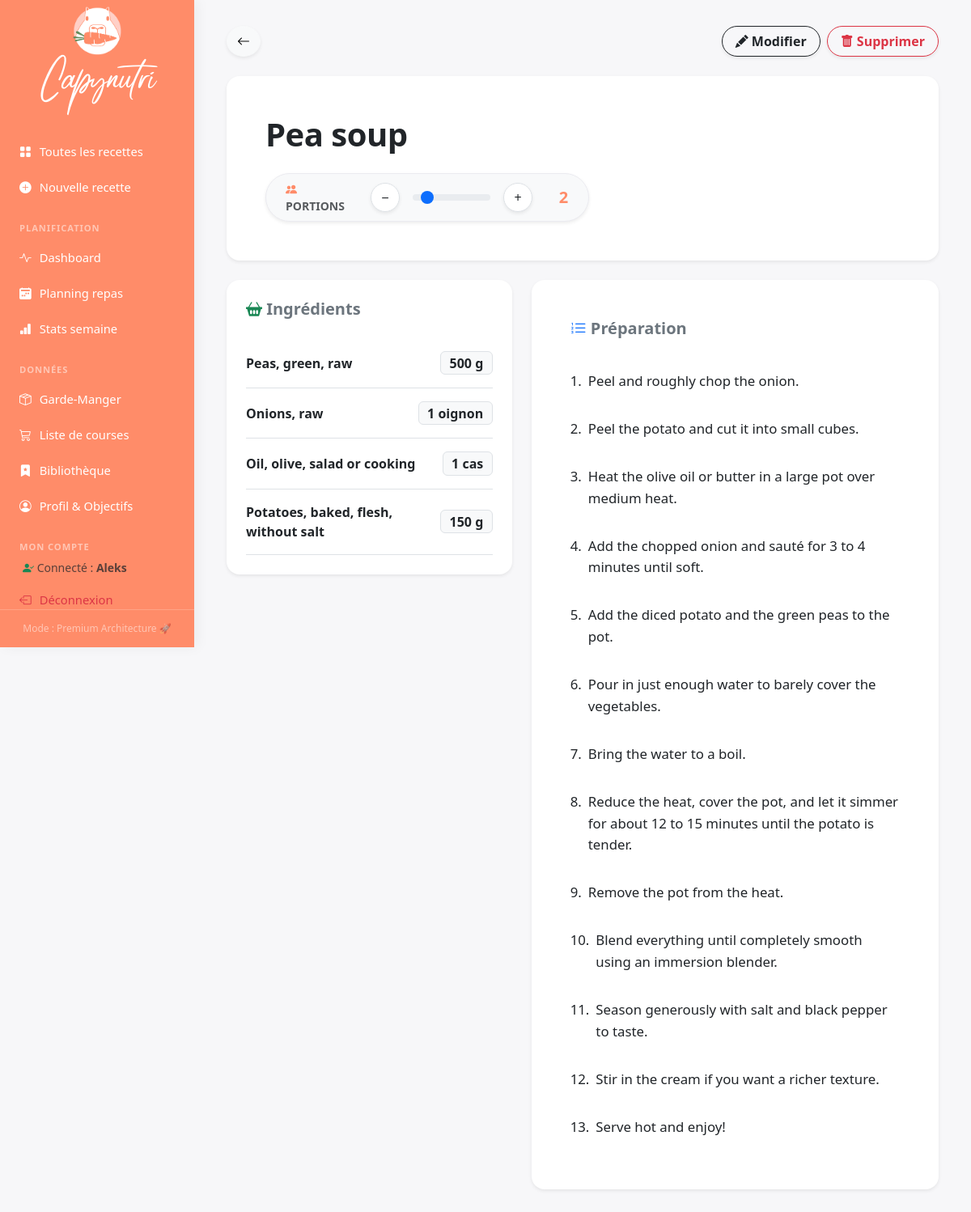
The app's page /recipe/1 (signed in), older data.
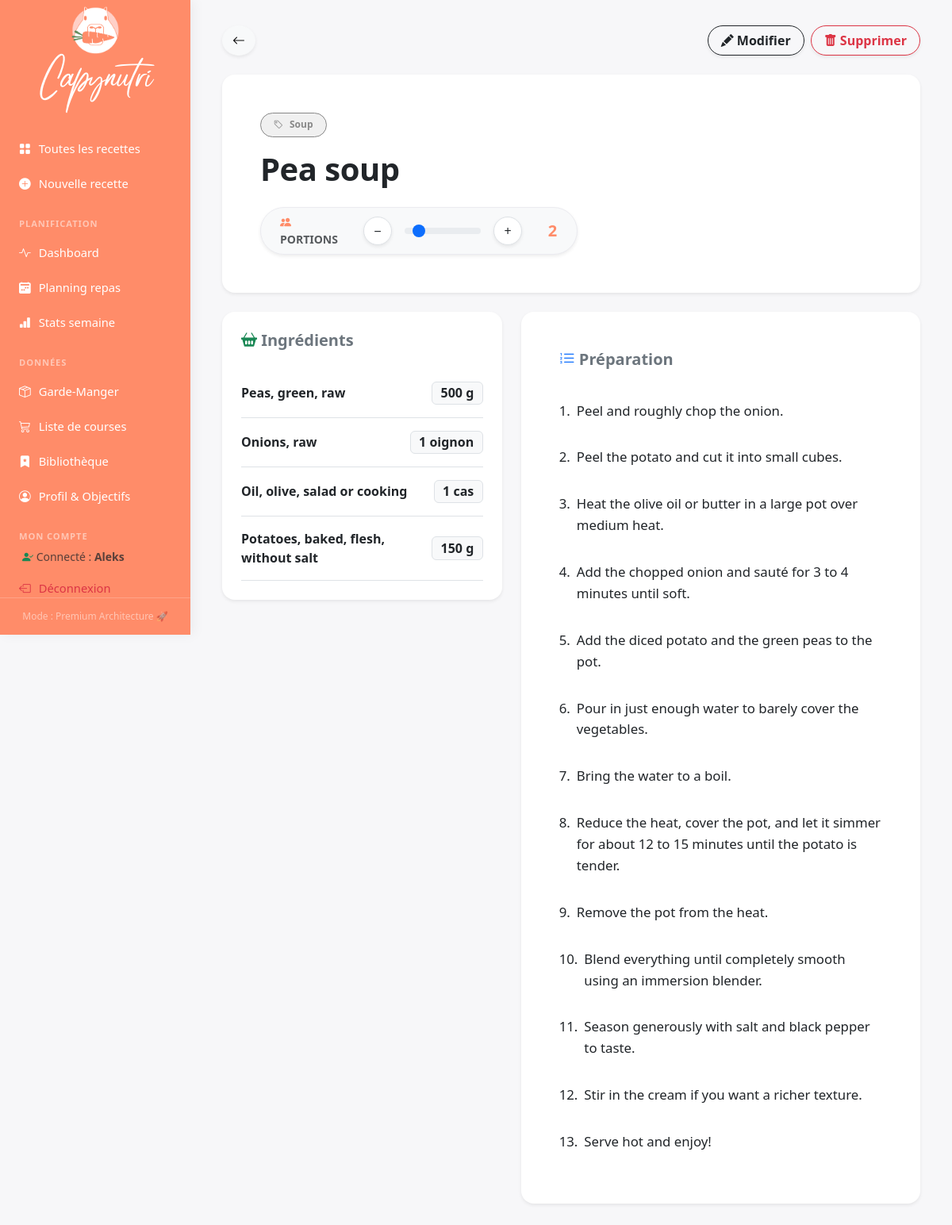
The same page, newer data.
### tables this page shows
CREATE TABLE ingredients (
                id        INTEGER PRIMARY KEY AUTOINCREMENT,
                recipe_id INTEGER NOT NULL REFERENCES recipes(id) ON DELETE CASCADE,
                name      TEXT NOT NULL,
                quantity  REAL NOT NULL,
                unit      TEXT NOT NULL DEFAULT '',
    kcal  REAL,
    protein_g  REAL,
    carbs_g  REAL,
    fat_g  REAL,
    sugars_g  REAL,
    fiber_g  REAL,
    saturated_g  REAL,
    monounsat_g  REAL,
    polyunsat_g  REAL,
    sodium_mg  REAL,
    calcium_mg  REAL,
    iron_mg  REAL,
    potassium_mg  REAL,
    magnesium_mg  REAL,
    zinc_mg  REAL,
    vit_a_mcg  REAL,
    vit_c_mg  REAL,
    vit_d_mcg  REAL,
    vit_b1_mg  REAL,
    vit_b2_mg  REAL,
    vit_b3_mg  REAL,
    vit_b6_mg  REAL,
    vit_b9_mcg  REAL,
    vit_b12_mcg  REAL,
    cholesterol_mg  REAL,
    trans_fat_g  REAL,
    omega3_g  REAL,
    omega6_g  REAL,
    phosphorus_mg  REAL,
    selenium_mcg  REAL,
    copper_mg  REAL,
    manganese_mg  REAL,
    vit_e_mg  REAL,
    vit_k_mcg  REAL,
                _placeholder INTEGER
            , library_id INTEGER REFERENCES ingredient_library(id) ON DELETE SET NULL);

CREATE TABLE tags (
                id    INTEGER PRIMARY KEY AUTOINCREMENT,
                name  TEXT NOT NULL UNIQUE,
                color TEXT DEFAULT '#888888',
                icon  TEXT DEFAULT 'bi-tag'
            );

### routes/recipes.py (the view, shortened to what this page needs)
@recipes_bp.route("/recipe/<int:recipe_id>")
@login_required
def view_recipe(recipe_id):
    recipe = crud.get_recipe(recipe_id)
    if not recipe:
        flash("Recette introuvable.", "error")
        return redirect(url_for("recipes.index"))
    servings = request.args.get("servings", recipe.servings, type=float)
    scale = recipe.scale_factor(servings)
    best_prices = pricing_db.get_best_prices([ingredient.name for ingredient in recipe.ingredients])
    base_cost = 0.0
    for ingredient in recipe.ingredients:
        prices = best_prices.get(normalize_string(ingredient.name))
        ingredient.estimated_cost = 0.0
        ingredient.cheapest_shop = None
        if not prices:
            continue
    cost_per_serving = base_cost / recipe.servings if recipe.servings > 0 else 0
    return render_template(
        "recipe.html",
        recipe=recipe,
        servings=servings,
        scale=scale,
        base_cost=base_cost,
        cost_per_serving=cost_per_serving,
        all_tags=crud.list_tags(),
        shops=pricing_db.get_shops(),
    )

### app.py (called while the page is built)
@login_manager.user_loader
def load_user(user_id):
    return crud.get_user_by_id(int(user_id))

@app.before_request
def require_login():
    if request.endpoint in PUBLIC_ENDPOINTS or current_user.is_authenticated:
        return None
    if request.endpoint:
        return redirect(url_for('auth.login'))
    return None

### crud.py (called while the page is built)
def get_user_by_id(user_id: int) -> Optional[User]:
    with get_connection() as conn:
        row = conn.execute("SELECT * FROM users WHERE id = ?", (user_id,)).fetchone()
        return User(id=row["id"], username=row["username"], password_hash=row["password_hash"]) if row else None

def list_tags() -> list[dict]:
    with get_connection() as conn:
        return [dict(row) for row in conn.execute("SELECT id, name, color, icon FROM tags ORDER BY name")]

### db.py (called while the page is built)
def get_connection() -> sqlite3.Connection:
    conn = sqlite3.connect(DB_PATH)
    conn.row_factory = sqlite3.Row
    conn.execute("PRAGMA foreign_keys = ON")
    return conn

### models.py (called while the page is built)
    def scale_factor(self, desired_servings: float) -> float:
        return desired_servings / self.servings if self.servings else 1.0

### templates/recipe.html (shortened to what the changed rows need)
{% extends "base.html" %}
{% block content %}
<div class="card border-0 shadow-sm rounded-4 mb-4 bg-white position-relative overflow-hidden">
  <div class="card-body p-4 p-md-5">
    <div class="d-flex flex-wrap justify-content-between align-items-start gap-3 mb-3">
      <div>
        {% if recipe.tags %}
        <div class="d-flex flex-wrap gap-2 mb-3">
          {% for tag_name in recipe.tags %}
            {% set tag_meta = (all_tags | selectattr('name', 'equalto', tag_name) | list | first) %}
            <span class="badge px-3 py-2 rounded-pill fw-bold d-inline-flex align-items-center gap-2"
                  style="background-color: {{ tag_meta.color if tag_meta else '#f8f9fa' }}20; color: {{ tag_meta.color if tag_meta else '#495057' }}; border: 1px solid {{ tag_meta.color if tag_meta else '#dee2e6' }};">
              <i class="bi {{ tag_meta.icon if tag_meta and tag_meta.icon else 'bi-tag-fill' }}"></i> {{ tag_name }}
            </span>
          {% endfor %}
        </div>
        {% endif %}
        <h1 class="fw-bold mb-0 text-dark" style="font-size: 2.5rem; letter-spacing: -0.5px;">{{ recipe.name }}</h1>
      </div>
    </div>
  </div>
</div>
<div class="row g-4">
  <div class="col-lg-5 d-flex flex-column gap-4">
    {% if recipe.ingredients %}
    <div class="card border-0 shadow-sm rounded-4 bg-white">
      <div class="card-body p-4">
        <ul class="list-group list-group-flush" id="ingTable">
          {% for ing in recipe.ingredients %}
          <li class="list-group-item d-flex justify-content-between align-items-center px-0 py-3 border-bottom">
            <span class="fw-bold text-dark">{{ ing.name }}</span>
            <span class="badge bg-light text-dark border fs-6 ing-qty" data-base="{{ ing.quantity }}" data-unit="{{ ing.unit }}">
              {{ ing.quantity|int if ing.quantity == ing.quantity|int else ing.quantity }}{% if ing.unit %}&nbsp;{{ ing.unit }}{% endif %}
            </span>
          </li>
          {% endfor %}
        </ul>
      </div>
    </div>
    {% endif %}
  </div>
  {% if recipe.instructions %}
  <div class="col-lg-7">
    <div class="card border-0 shadow-sm rounded-4 bg-white">
      <div class="card-body p-4 p-md-5">
        <ol class="list-group list-group-numbered list-group-flush" style="font-size: 1.05rem; line-height: 1.6;">
          {% for step in recipe.instructions.split('\n') %}
            {% if step.strip() %}
              <li class="list-group-item d-flex justify-content-between align-items-start border-0 py-3 px-0">
                <div class="ms-2 me-auto text-dark">{{ step.strip() }}</div>
              </li>
            {% endif %}
          {% endfor %}
        </ol>
      </div>
    </div>
  </div>
  {% endif %}
</div>
{% endblock %}

Row changes from the older to the newer data that the page shows:
added tags: name "Soup"
